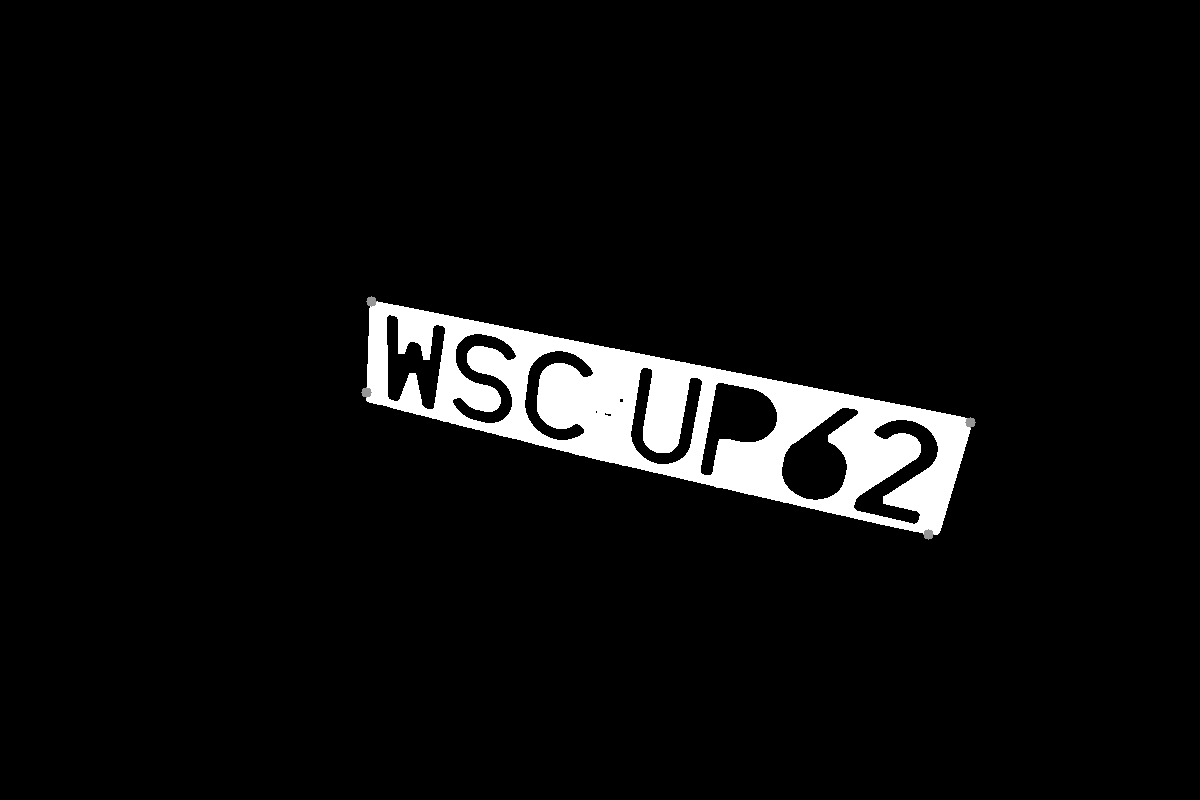
#> input picture takjakpowinnobyc.png, 1200 x 800 px
$ python -i Lubina_Jan.py   (imports and definitions only)   (older library calls are emulated)
#> lines starting #> are read from the running program, lines starting #| are printed output that depends on the picture; after the words box and inside, x2 and y2 are one past the last pixel; in counts of white or black regions, pixels touching at a corner belong together
#> further down, picture is the input picture: shape (800, 1200); min 0, max 255, mean 12.9
import cv2
import numpy as np
import glob2 as glob
import argparse
import os
import json


############## processing images, detecting letters on plates ####################
# [21 lines left out: function preprocessing_img, not called in this run]

def detecting_plate(grey_img):
    """finding plate on an image, extracting it"""
    gray = grey_img.copy()

    # basic filtering and morphological operations
    kernel = np.ones((7,7),np.uint8)
    _, img_bin= cv2.threshold(gray, 157, 255, cv2.THRESH_BINARY)
#> img_bin: shape (800, 1200); 5% white; 1 white region, box (x1, y1, x2, y2) and area: (366, 301, 971, 535) 48342
    # TODO jeszcze mozna progowanie otsu sprobowac
    img_bin = cv2.medianBlur(img_bin, 5)
#> img_bin: shape (800, 1200); 5% white; 1 white region, box (x1, y1, x2, y2) and area: (366, 302, 970, 535) 48395
    opening = cv2.morphologyEx(img_bin, cv2.MORPH_OPEN, kernel)
#> opening: shape (800, 1200); 5% white; 1 white region, box (x1, y1, x2, y2) and area: (367, 303, 969, 533) 48330

    # creating list of connected components
    num_labels, labels, stats, centroids = cv2.connectedComponentsWithStats(opening)
#> num_labels = 2; stats = [[0, 0, 1200, 800, 911670], [367, 303, 602, 230, 48330]]; centroids = [[595.8, 398.7], [669.6, 415.2]]

    # Binary image with the same dimensions as labels
    binary_output = np.zeros(labels.shape, dtype=np.uint8)

    # Checking statistics, finding right connected components
    for i, stat in enumerate(stats):
        if (stat[0] >= 50 and stat[0] <= 700 and stat[1] >= 50  and stat[1] <= 500 and stat[2] <= 900 and stat[2] >= 350 and
                                                stat[3] <= 300 and stat[3] >= 80 and stat[4] <= 90000 and stat[4] >= 30000):
            # print("znalazlem!", stat)
            # Writing ones to a binary image, where connected components is
            binary_output[labels == i] = 255
#> this loop made 2 passes

    # morphed_image = cv2.morphologyEx(binary_output, cv2.MORPH_DILATE, kernel, iterations=10)
    morphed_image = cv2.morphologyEx(binary_output, cv2.MORPH_CLOSE, kernel,iterations=35)
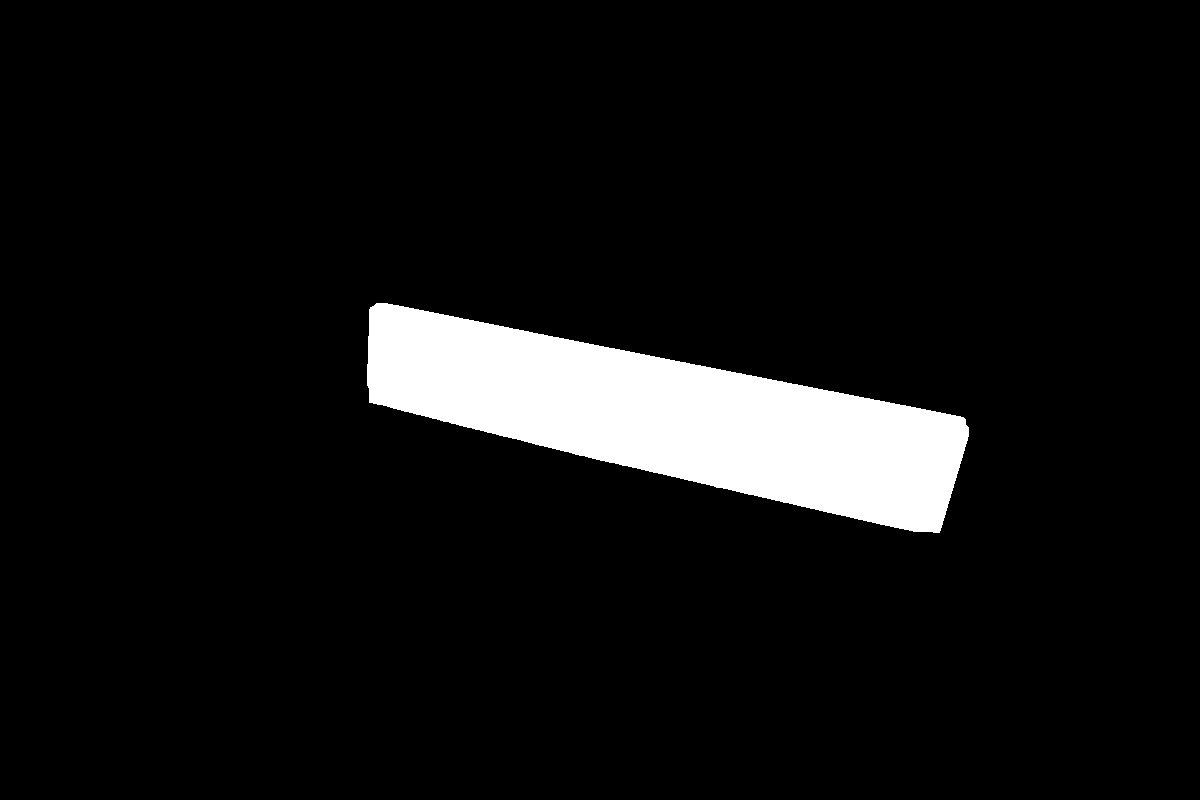
#> morphed_image: shape (800, 1200); 7.1% white; 1 white region

    # Looking for contours
    contours, _ = cv2.findContours(morphed_image, cv2.RETR_EXTERNAL, cv2.CHAIN_APPROX_SIMPLE)# TODO wyprobowanie cv2.CHAIN_APPROX_TC89_L1
#> contours = 1 contour; box (x1, y1, x2, y2) and area: (367, 303, 969, 533) 67264

    # Is there any contours?
    if len(contours) == 0:
        raise ValueError("Nie znaleziono żadnych konturów na obrazie.")
        # return None

    # extracting the biggest contour
    largest_contour = max(contours, key=cv2.contourArea)
#> largest_contour = contour of 567 points, box (x1, y1, x2, y2) (367, 303, 969, 533), area 67264

    # Aproximate biggest contour with poly function, looking for four corners
    # 0.03 - no errors, 0.025 - one error
    epsilon = 0.03 * cv2.arcLength(largest_contour, True)
#> epsilon = 44.76
    approx = cv2.approxPolyDP(largest_contour, epsilon, True)
#> approx = [[369, 309], [369, 402], [894, 527], [968, 436]]

    # Is there exactly four contours?
    if len(approx) != 4:
        raise ValueError("Nie znaleziono dokładnie czterech punktów granicznych.")
        # return None

    # Reshaping corners
    boundary_points = approx.reshape((4, 2))
#> boundary_points = [[369, 309], [369, 402], [894, 527], [968, 436]]

    # Drawing contour and corners
    for point in boundary_points:
        cv2.circle(morphed_image, tuple(point), 10, (128, 128, 128), -1)
#> this loop made 4 passes
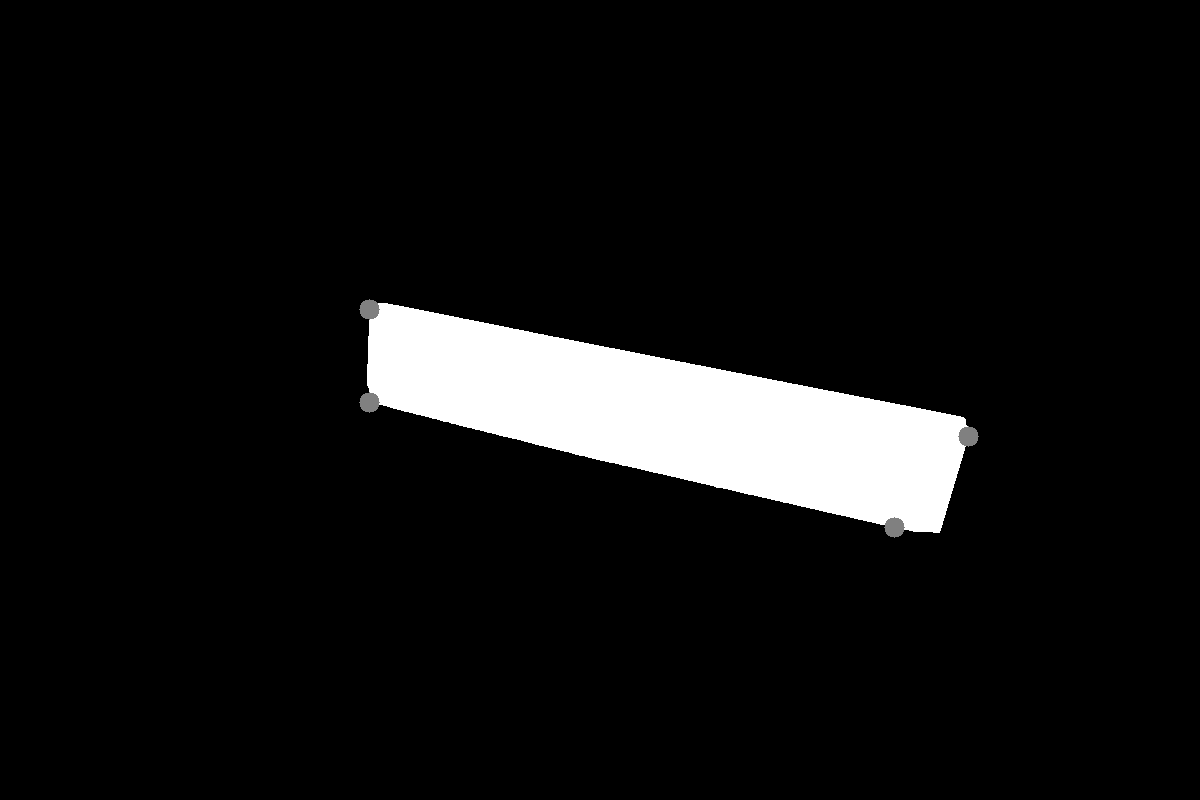
#> morphed_image: shape (800, 1200); 0.13% of pixels changed, all inside (x1, y1, x2, y2) = (359, 299, 979, 538)
    cv2.drawContours(morphed_image, [approx], -1, (150, 155, 150), 3)
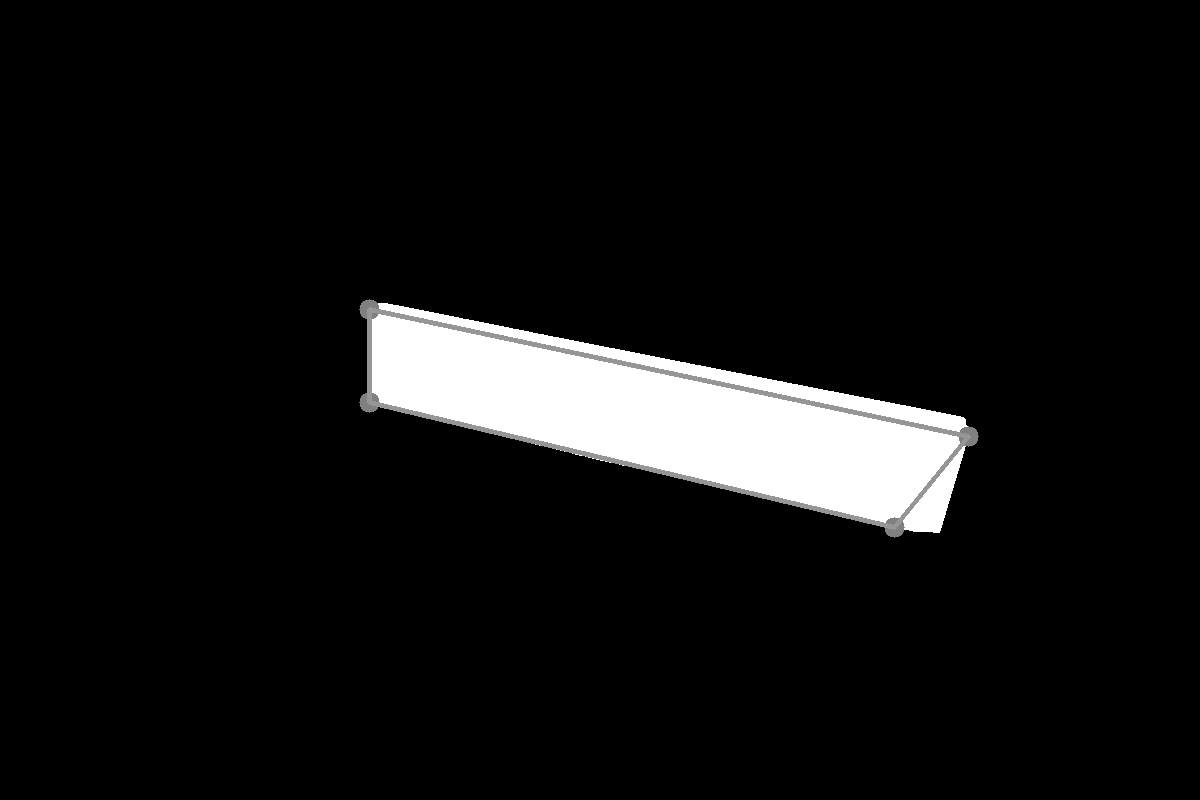
#> morphed_image: shape (800, 1200); 0.68% of pixels changed, all inside (x1, y1, x2, y2) = (367, 307, 971, 530)

    # Sorting corners from the lowest sum of pixels (x + y)
    sorted_points = sorted([point.tolist() for point in boundary_points], key=lambda point: point[0] + point[1])
#> sorted_points = [[369, 309], [369, 402], [968, 436], [894, 527]]
    sorted_points = np.float32(np.array(sorted_points))
    # print(type(sorted_points), sorted_points)

    # Perspective transformation
    goal_points = np.float32([[0,0],[0,130],[700,0],[700,130]])

    M = cv2.getPerspectiveTransform(sorted_points, goal_points)
#> M = [[1.17, 4.82e-16, -432.8], [-0.227, 1.07, -247.3], [0.000452, -0.000995, 1]]

    dst = cv2.warpPerspective(gray,M,(700,130))
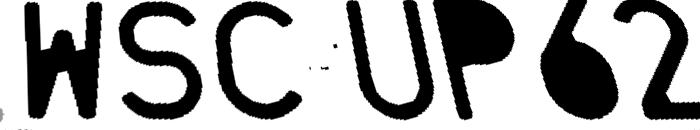
#> dst: shape (130, 700); min 0, max 255, mean 169.5

    # Showing images
    # cv2.imshow("Grey img", gray)
    # cv2.imshow("Boundary Points", morphed_image)
    # cv2.imshow("perspective transform", dst)

    return dst

# [269 lines left out: functions isolating_letters_from_plate, which_better_string, feature_descriptor, template_matching, shapes_matching, main, not called in this run]


# [2 lines not run here, left out]


# [18 lines of commented-out code are left out]

>>> import cv2
>>> picture = cv2.imread('takjakpowinnobyc.png', cv2.IMREAD_GRAYSCALE)
>>> result = detecting_plate(picture)
